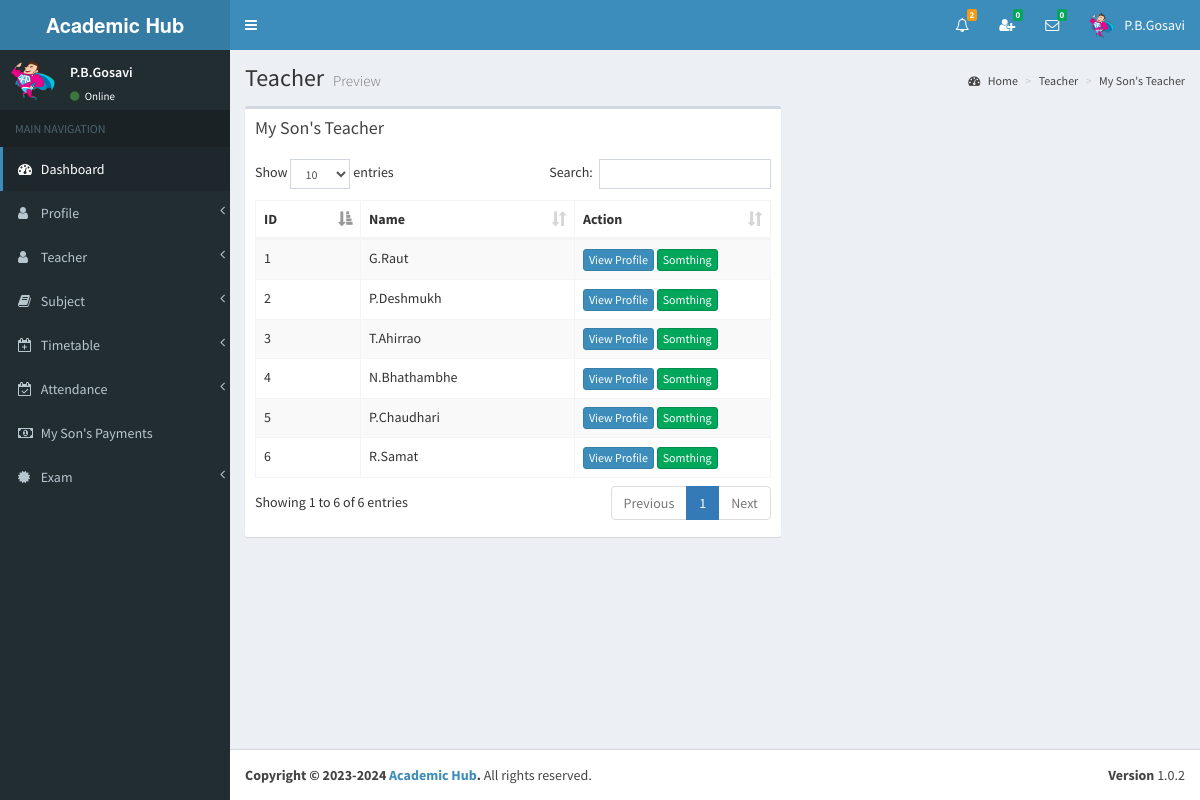
Page /view/my_sons_teacher.php (signed in) on the committed database.
### tables this page shows
CREATE TABLE `parents` (
  `id` int(11) NOT NULL,
  `index_number` varchar(255) NOT NULL,
  `my_son_index` bigint(11) NOT NULL,
  `full_name` varchar(255) NOT NULL,
  `i_name` varchar(255) NOT NULL,
  `gender` varchar(255) NOT NULL,
  `address` varchar(255) NOT NULL,
  `phone` varchar(255) NOT NULL,
  `email` varchar(255) NOT NULL,
  `image_name` varchar(255) NOT NULL,
  `b_date` date NOT NULL,
  `reg_date` date NOT NULL,
  `reg_year` year(4) NOT NULL,
  `reg_month` varchar(255) NOT NULL,
  `_status` varchar(255) NOT NULL
);

### view/header_parents.php (the view, shortened to what this page needs)
<body class="hold-transition skin-blue sidebar-mini" >
<div class="wrapper">
  <header class="main-header" >
    <a href="" class="logo">
      <span class="logo-lg"><strong>Academic Hub </strong></span>
    </a>
    <nav class="navbar navbar-static-top">
		<a href="#" class="sidebar-toggle" data-toggle="offcanvas" role="button">
       	</a>
		<div class="navbar-custom-menu">
			<ul class="nav navbar-nav">
              <li class="dropdown notifications-menu">
                <a href="#" class="dropdown-toggle" data-toggle="dropdown">
                  <i class="fa fa-bell-o"></i>
<?php
include_once('../controller/config.php');
$my_type=$_SESSION["type"];
$my_index=$_SESSION["index_number"];
if($my_type == 'Parents'){
	$sql1="SELECT COUNT(id) FROM notification_history WHERE user_type='Parents' AND index_number='$my_index' AND _isread='0'";
	$result1=mysqli_query($conn,$sql1);
	$row1=mysqli_fetch_assoc($result1);
	$notfi_count=$row1['COUNT(id)'];
?>
                  <span class="label label-warning"><?php echo $notfi_count; ?></span>
                </a>
              </li>
<?php }  ?>
<?php
include_once('../controller/config.php');
$my_index=$_SESSION["index_number"];
$my_type=$_SESSION["type"];
$sql="SELECT count(id)
      FROM my_friends
      WHERE my_index='$my_index' AND _status='Pending' AND _isread='0'";
$result=mysqli_query($conn,$sql);
$row=mysqli_fetch_assoc($result);
$unread_count=$row['count(id)'];
?>
              <li class="dropdown messages-menu"  id="friend_request">
              	<a href="#" class="dropdown-toggle" data-toggle="dropdown" onClick="showFriendRequest('<?php echo $my_index; ?>','<?php echo $my_type; ?>')">
                  <i class="fa fa-user-plus"></i>
                  <span class="label label-success"><?php echo $unread_count; ?></span>
                </a>
              </li>
<?php
include_once('../controller/config.php');
$my_index=$_SESSION["index_number"];
$unread_msg_count=0;
$sql="SELECT * FROM my_friends WHERE my_index='$my_index'";
$result=mysqli_query($conn,$sql);
while($row=mysqli_fetch_assoc($result)){
	$friend_index=$row['friend_index'];
	$sql1="SELECT count(id)
		  FROM online_chat
		  WHERE user_index='$friend_index' AND _isread='0'";
	$result1=mysqli_query($conn,$sql1);
	$row1=mysqli_fetch_assoc($result1);
	$unread_msg_count+=$row1['count(id)'];
}
?>
              <li class="dropdown messages-menu" id="unread_msg">
                <a href="#" class="dropdown-toggle" data-toggle="dropdown" >
                  <i class="fa fa-envelope-o"></i>
                  <span class="label label-success"><?php echo $unread_msg_count; ?></span>
                </a>
<?php
include_once('../controller/config.php');
$index=$_SESSION["index_number"];
$type=$_SESSION["type"];
$time='';
$file_path='';
	$sql="SELECT
           DISTINCT conversation_id,friend_index
           FROM
              my_friends
           WHERE
              	my_index='$index'
           ORDER BY
              conversation_id";
	$result=mysqli_query($conn,$sql);
	while($row=mysqli_fetch_assoc($result)){
		$conversation_id=$row['conversation_id'];
		$friend_index=$row['friend_index'];
		$sql3="SELECT * FROM my_friends WHERE conversation_id='$conversation_id' and friend_index='$friend_index'";
		$result3=mysqli_query($conn,$sql3);
		$row3=mysqli_fetch_assoc($result3);
		$friend_type=$row3['friend_type'];
		if($friend_type == "Admin"){
			$sql1="SELECT * FROM admin WHERE index_number='$friend_index'";
			$result1=mysqli_query($conn,$sql1);
			$row1=mysqli_fetch_assoc($result1);
			$friend_name=$row1['i_name'];
			$friend_image=$row1['image_name'];
		}
		if($friend_type == "Teacher"){
			$sql1="SELECT * FROM teacher WHERE index_number='$friend_index'";
			$result1=mysqli_query($conn,$sql1);
			$row1=mysqli_fetch_assoc($result1);
			$friend_name=$row1['i_name'];
			$friend_image=$row1['image_name'];
		}
		if($friend_type == "Student"){
			$sql1="SELECT * FROM student WHERE index_number='$friend_index'";
			$result1=mysqli_query($conn,$sql1);
			$row1=mysqli_fetch_assoc($result1);
			$friend_name=$row1['i_name'];
			$friend_image=$row1['image_name'];
		}
		$sql2="SELECT * FROM online_chat WHERE conversation_id='$conversation_id' ORDER BY id DESC LIMIT 1";
		$result2=mysqli_query($conn,$sql2);
		while($row2=mysqli_fetch_assoc($result2)){
			$last_msg=$row2['msg'];
			$msg_time=$row2['time'];
			$datetime1 = new DateTime($msg_time);
			$datetime2 = new DateTime();
			$interval = $datetime1->diff($datetime2);
			$year = $interval->format('%y y ');
			$month = $interval->format('%m m ');
			$days = $interval->format('%a d');
			$hours = $interval->format('%h h');
			$minutes = $interval->format('%i mins');
			$seconds = $interval->format('%s sec');
			if($year>0){
				$time=$year;
			}else if($month>0){
				$time=$month;
			}else if($days>0){
				$time=$days;
			}else if($hours>0){
				$time=$hours;
			}else if($minutes>0){
				$time=$minutes;
			}else{
				$time=$seconds;
			}
			if($type=="Admin"){
				$file_path="my_friends.php?do=showChatBox&my_index=$index&conversation_id=$conversation_id&friend_index=$friend_index&my_type=$type";
			}
			if($type=="Teacher"){
				$file_path="my_friends2.php?do=showChatBox&my_index=$index&conversation_id=$conversation_id&friend_index=$friend_index&my_type=$type";
			}
			if($type=="Student"){
				$file_path="my_friends1.php?do=showChatBox&my_index=$index&conversation_id=$conversation_id&friend_index=$friend_index&my_type=$type";
			}
?>
                      <li>
                        <a href="<?php echo $file_path; ?>" onClick="msgRead('<?php echo $index; ?>','<?php echo $conversation_id; ?>','<?php echo $friend_index; ?>','<?php echo $type; ?>')">
                          <div class="pull-left">
                            <img src="../<?php echo $friend_image; ?>" class="img-circle" alt="User Image">
                          </div>
                          <h4>
                            <?php echo $friend_name; ?>
                            <small><i class="fa fa-clock-o"></i> <?php echo $time; ?></small>
                          </h4>
                          <p><?php echo $last_msg; ?></p>
                        </a>
                      </li>
 <?php } } ?>
              </li>
<?php
include_once('../controller/config.php');
if($type=="Parents"){
	$sql="SELECT * FROM parents WHERE index_number='$index'";
	$result=mysqli_query($conn,$sql);
	$row=mysqli_fetch_assoc($result);
}
?>
            	<li class="dropdown user user-menu">
                    <a href="#" class="dropdown-toggle" data-toggle="dropdown">
                      <img src="../<?php echo $row['image_name']; ?>" class="user-image" alt="User Image">
                      <span class="hidden-xs"><?php echo $row['i_name']; ?></span>
                    </a>
              </li>
            </ul>
        </div>
	</nav>
  </header>

### view/sidebar3.php (shortened to what this page needs)
  <aside class="main-sidebar">
    <section class="sidebar">
<?php
include_once('../controller/config.php');
$index=$_SESSION["index_number"];
$sql="SELECT * FROM parents WHERE index_number='$index'";
$result=mysqli_query($conn,$sql);
$row=mysqli_fetch_assoc($result);
$name=$row['i_name'];
$image=$row['image_name'];
?>
      <div class="user-panel">
      	<div class="pull-left image">
        	<img src="../<?php echo $image; ?>" class="img-circle" alt="User Image">
        </div>
        <div class="pull-left info">
        	<p><?php echo $name; ?></p>
            <a href="#"><i class="fa fa-circle text-success"></i> Online</a>
        </div>
      </div>
      <ul class="sidebar-menu">
        <li class="header">MAIN NAVIGATION</li>
        <li class="active treeview">
          <a href="dashboard3.php">
            <i class="fa fa-dashboard"></i> <span>Dashboard</span>
          </a>
        </li>
        <li class="treeview">
          <a href="#">
            <i class="fa fa-user"></i>
            <span>Profile</span>
            <span class="pull-right-container">
              <i class="fa fa-angle-left pull-right"></i>
            </span>
          </a>
        </li>
        <li class="treeview">
          <a href="#">
            <i class="fa fa-user"></i>
            <span>Teacher</span>
            <span class="pull-right-container">
              <i class="fa fa-angle-left pull-right"></i>
            </span>
          </a>
        </li>
        <li class="treeview">
          <a href="#">
            <i class="fa fa-book"></i>
            <span>Subject</span>
            <span class="pull-right-container">
              <i class="fa fa-angle-left pull-right"></i>
            </span>
          </a>
        </li>
         <li class="treeview">
          <a href="#">
            <i class="fa fa-calendar-plus-o"></i>
            <span>Timetable</span>
            <span class="pull-right-container">
              <i class="fa fa-angle-left pull-right"></i>
            </span>
          </a>
        </li>
         <li class="treeview">
          <a href="#">
            <i class="fa fa-calendar-check-o"></i>
            <span>Attendance</span>
            <span class="pull-right-container">
              <i class="fa fa-angle-left pull-right"></i>
            </span>
          </a>
        </li>
         <li>
          <a href="my_sons_payments.php">
            <i class="fa fa-money"></i> <span>My Son's Payments</span>
          </a>
        </li>
        <li class="treeview">
          <a href="#">
            <i class="fa fa-certificate"></i>
            <span>Exam</span>
            <span class="pull-right-container">
              <i class="fa fa-angle-left pull-right"></i>
            </span>
          </a>
        </li>
      </ul>
    </section>
  </aside>

### rows in the picture
parents: image_name (picture), i_name "P.B.Gosavi"

### other values in the picture
$notfi_count "2"
$unread_count "0"
$unread_msg_count "0"
$row['t_name'] "G.Raut"
$row['t_name'] "P.Deshmukh"
$row['t_name'] "T.Ahirrao"
$row['t_name'] "N.Bhathambhe"
$row['t_name'] "P.Chaudhari"
$row['t_name'] "R.Samat"
